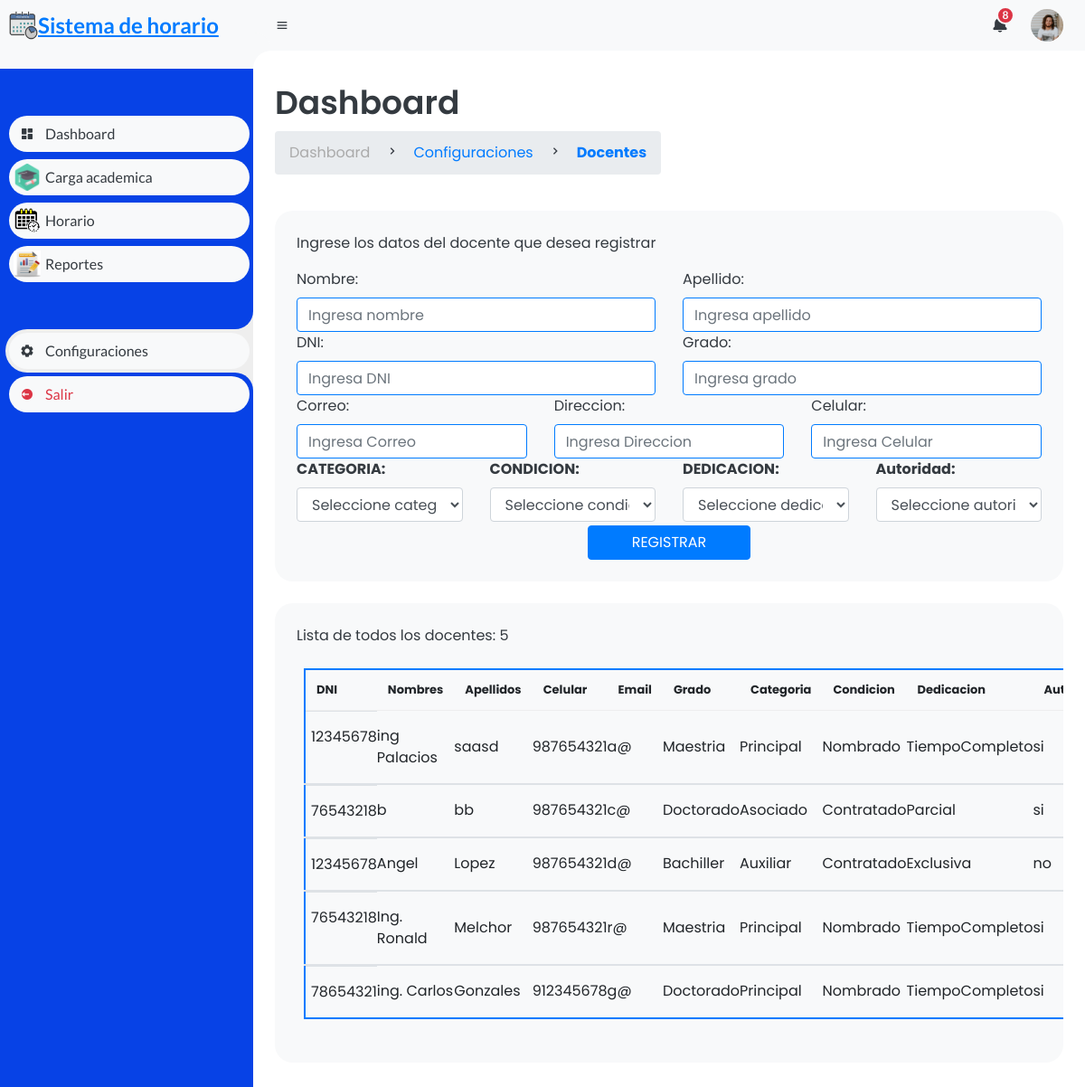
Page /dashboard-admin/configuracion/verdocentes.php on the committed database.
### tables this page shows
CREATE TABLE IF NOT EXISTS `docentes` (
  `id_docente` int NOT NULL AUTO_INCREMENT,
  `dni_docente` int NOT NULL,
  `Nombre_docente` varchar(200) NOT NULL,
  `apellido_docente` varchar(200) NOT NULL,
  `celular_docente` int NOT NULL,
  `correo_docente` varchar(200) NOT NULL,
  `grado_docente` varchar(200) NOT NULL,
  `categoria_docente` varchar(200) NOT NULL,
  `condicion_docente` varchar(200) NOT NULL,
  `dedicacion_docente` varchar(200) NOT NULL,
  `autoridad` varchar(200) NOT NULL,
  `fecha_nacimiento` date NOT NULL,
  PRIMARY KEY (`id_docente`)
);

### dashboard-admin/configuracion/verdocentes.php (the view, shortened to what this page needs)
<!DOCTYPE html>
<html lang="en">
<head>
    <link href='https://unpkg.com/boxicons@2.0.9/css/boxicons.min.css' rel='stylesheet'>
    <link rel="stylesheet" href="../style.css">
    <link rel="stylesheet" href="https://stackpath.bootstrapcdn.com/bootstrap/4.3.1/css/bootstrap.min.css">
</head>
<body>
    <section id="sidebar" style="background-color: rgb(7, 66, 230);">
        <a href="#" class="brand">
            <img src="../../img/semestre.png" style="width: 32px; height: 32px; margin-left: 10px;" alt="logo restaurantapp">
            <span class="text">Sistema de horario</span>
        </a>
        <ul class="side-menu top">
            <li>
                <a href="../index.php">
                    <i class='bx bxs-dashboard'></i>
                    <span class="text">Dashboard</span>
                </a>
            </li>
            <li>
                <a href="../carga_academica.php">
                    <i class='bx  '>
                        <img src="../../img/carga.png" style="width: 30px; height: 30px;">
                    </i>
                    <span class="text">Carga academica</span>
                </a>
            </li>
            <li>
                <a href="../horario_academico.php">
                    <i class='bx'>
                        <img src="../../img/horario.png" style="width: 30px; height: 30px;">
                    </i>
                    <span class="text">Horario</span>
                </a>
            </li>
            <li>
                <a href="../reportes.php">
                    <i class='bx'>
                        <img src="../../img/reporte.png" style="width: 30px; height: 30px;">
                    </i>
                    <span class="text">Reportes</span>
                </a>
            </li>
        </ul>
        <ul class="side-menu">
            <li class="active">
                <a href="../configuraciones.php">
                    <i class='bx bxs-cog'></i>
                    <span class="text">Configuraciones</span>
                </a>
            </li>
            <li>
                <a href="#" class="logout">
                    <i class='bx bxs-log-out-circle'></i>
                    <span class="text">Salir</span>
                </a>
            </li>
        </ul>
    </section>
    <section id="content">
        <nav>
            <i class='bx bx-menu'></i>
            <a href="#" class="nav-link"></a>
            <form action="#">
                <div class="form-input">
                </div>
            </form>
            <a href="#" class="notification">
                <i class='bx bxs-bell'></i>
                <span class="num">8</span>
            </a>
            <a href="#" class="profile">
                <img src="img/people.png">
            </a>
        </nav>
        <main>
            <div class="head-title">
                <div class="left">
                    <h1>Dashboard</h1>
                    <ul class="breadcrumb">
                        <li>
                            <a href="#">Dashboard</a>
                        </li>
                        <li><i class='bx bx-chevron-right'></i></li>
                        <li>
                            <a class="active" href="../configuraciones.php">Configuraciones</a>
                        </li>
                        <li><i class='bx bx-chevron-right'></i></li>
                        <li>
                            <a class="active" href="verdocentes.php"><strong>Docentes</strong></a>
                        </li>
                    </ul>
                </div>
            </div>
            <?php
            include("../../controlador/conexion.php");
            extract($_GET);
            $queryDocentes = mysqli_query($mysqli, "SELECT *FROM docentes");
            $docentes2 = mysqli_fetch_all($queryDocentes, MYSQLI_ASSOC);
            $cantidadDocente2 = mysqli_num_rows($queryDocentes);
            ?>
            <div class="table-data">
                <div class="">
                    <p>Ingrese los datos del docente que desea registrar</p>
                    <form action="" enctype="multipart/form-data" method="post" class="formulario column column--50">
                        <div class=" row g-3">
                            <div class="col">
                                <label for="" class="formulario__label">Nombre: </label>
                                <input type="text" name="nombreName" placeholder="Ingresa nombre" class="form-control border-primary" required="required">
                            </div>
                            <div class="col">
                                <label for="" class="formulario__label">Apellido: </label>
                                <input type="text" name="apellidoName" placeholder="Ingresa apellido" class="form-control border-primary" required=" required">
                            </div>
                        </div>
                        <div class="row g-3">
                            <div class="col">
                                <label for="" class="formulario__label">DNI: </label>
                                <input type="number" name="dniName" placeholder="Ingresa DNI" class="form-control border-primary" required="required">
                            </div>
                            <div class="col">
                                <label for="" class="formulario__label">Grado: </label>
                                <input type="text" name="gradoName" placeholder="Ingresa grado" class="form-control border-primary" required="required">
                            </div>
                        </div>
                        <div class="row g-3">
                            <div class="col">
                                <label for="" class="formulario__label">Correo: </label>
                                <input type="text" name="correoName" placeholder="Ingresa Correo" class="form-control border-primary" required="required">
                            </div>
                            <div class="col">
                                <label for="" class="formulario__label">Direccion: </label>
                                <input type="text" name="direccionName" placeholder="Ingresa Direccion" class="form-control border-primary" required="required">
                            </div>
                            <div class="col">
                                <label for="" class="formulario__label">Celular: </label>
                                <input type="number" name="celularName" placeholder="Ingresa Celular" class="form-control border-primary" required="required">
                            </div>
                        </div>
                        <div class="row g-3">
                            <div class="col">
                                <label for="" class="formulario__label"><strong>CATEGORIA: </strong></label>
                                <select id="soporte" class="form-control" name="categoria_docente" required="required">
                                    <option value="" selected="">Seleccione categoria</option>
                                </select>
                            </div>
                            <div class="col">
                                <label for="" class="formulario__label"><strong>CONDICION: </strong></label>
                                <select id="soporte" class="form-control" name="condicion_docente" required="required">
                                    <option value="" selected="">Seleccione condicion</option>
                                </select>
                            </div>
                            <div class="col">
                                <label for="" class="formulario__label"><strong>DEDICACION: </strong></label>
                                <select id="soporte" class="form-control" name="dedicacion_docente" required="required">
                                    <option value="" selected="">Seleccione dedicacion</option>
                                </select>
                            </div>
                            <div class="col">
                                <label for="" class="formulario__label"><strong>Autoridad: </strong></label>
                                <select id="soporte" class="form-control" name="autoridad_docente" required="required">
                                    <option value="" selected="">Seleccione autoridad</option>
                                </select>
                            </div>
                        </div>
                        <center>
                            <input type="submit" name="guardarDocente" value="REGISTRAR" style="width:180px; margin-top: 4px;" class="btn btn-primary">
                        </center>
                    </form>
                </div>
                <div class="order">
                    <p> Lista de todos los docentes: <?php echo $cantidadDocente2; ?></p>
                    <center>
                        <div class="container-fluid p-2">
                            <table class="table border-primary" style="border:2px solid blue;">
                                <thead>
                                    <tr>
                                        <th scope="col">DNI</th>
                                        <th scope="col">Nombres</th>
                                        <th scope="col">Apellidos</th>
                                        <th scope="col">Celular</th>
                                        <th scope="col">Email</th>
                                        <th scope="col">Grado</th>
                                        <th scope="col">Categoria</th>
                                        <th scope="col">Condicion</th>
                                        <th scope="col">Dedicacion</th>
                                        <th scope="col">Autoridad</th>
                                    </tr>
                                </thead>
                                <?php
                                if ($cantidadDocente2 > 0) {
                                    foreach ($docentes2 as $rowDocente) {
                                        $nombre_docente = $rowDocente['Nombre_docente'];
                                        $apellido_docente = $rowDocente['apellido_docente'];
                                        $celular_docente = $rowDocente['celular_docente'];
                                        $correo_docente = $rowDocente['correo_docente'];
                                        $grado_docente = $rowDocente['grado_docente'];
                                        $categoria_docente = $rowDocente['categoria_docente'];
                                        $condicion_docente = $rowDocente['condicion_docente'];
                                        $dedicacion_docente = $rowDocente['dedicacion_docente'];
                                        $autoridad_docente = $rowDocente['autoridad'];
                                        $dni_docente = $rowDocente['dni_docente'];
                                ?>
                                        <tbody>
                                            <div class="container_card">
                                                <tr>
                                                    <td style="vertical-align: middle;"><?php echo $dni_docente; ?></td>
                                                    <td style="vertical-align: middle;"><?php echo $nombre_docente; ?></td>
                                                    <td style="vertical-align: middle;"><?php echo $apellido_docente; ?></td>
                                                    <td style="vertical-align: middle;"><?php echo $celular_docente; ?></td>
                                                    <td style="vertical-align: middle;"><?php echo $correo_docente; ?></td>
                                                    <td style="vertical-align: middle;"><?php echo $grado_docente; ?></td>
                                                    <td style="vertical-align: middle;"><?php echo $categoria_docente; ?></td>
                                                    <td style="vertical-align: middle;"><?php echo $condicion_docente; ?></td>
                                                    <td style="vertical-align: middle;"><?php echo $dedicacion_docente; ?></td>
                                                    <td style="vertical-align: middle;"><?php echo $autoridad_docente; ?></td>
                                                </tr>
                                            </div>
                                        </tbody>
                                <?php }
                                } ?>
                            </table>
                        </div>
                    </center>
                </div>
            </div>
        </main>
    </section>
</body>
</html>

### rows in the picture
docentes: dni_docente "12345678", Nombre_docente "ing Palacios", apellido_docente "saasd", celular_docente "987654321", correo_docente "a@", grado_docente "Maestria", categoria_docente "Principal", condicion_docente "Nombrado", dedicacion_docente "TiempoCompleto", autoridad "si"
docentes: dni_docente "76543218", Nombre_docente "b", apellido_docente "bb", celular_docente "987654321", correo_docente "c@", grado_docente "Doctorado", categoria_docente "Asociado", condicion_docente "Contratado", dedicacion_docente "Parcial", autoridad "si"
docentes: dni_docente "12345678", Nombre_docente "Angel", apellido_docente "Lopez", celular_docente "987654321", correo_docente "d@", grado_docente "Bachiller", categoria_docente "Auxiliar", condicion_docente "Contratado", dedicacion_docente "Exclusiva", autoridad "no"
docentes: dni_docente "76543218", Nombre_docente "Ing. Ronald", apellido_docente "Melchor", celular_docente "987654321", correo_docente "r@", grado_docente "Maestria", categoria_docente "Principal", condicion_docente "Nombrado", dedicacion_docente "TiempoCompleto", autoridad "si"
docentes: dni_docente "78654321", Nombre_docente "ing. Carlos", apellido_docente "Gonzales", celular_docente "912345678", correo_docente "g@", grado_docente "Doctorado", categoria_docente "Principal", condicion_docente "Nombrado", dedicacion_docente "TiempoCompleto", autoridad "si"

### other values in the picture
$cantidadDocente2 "5"
